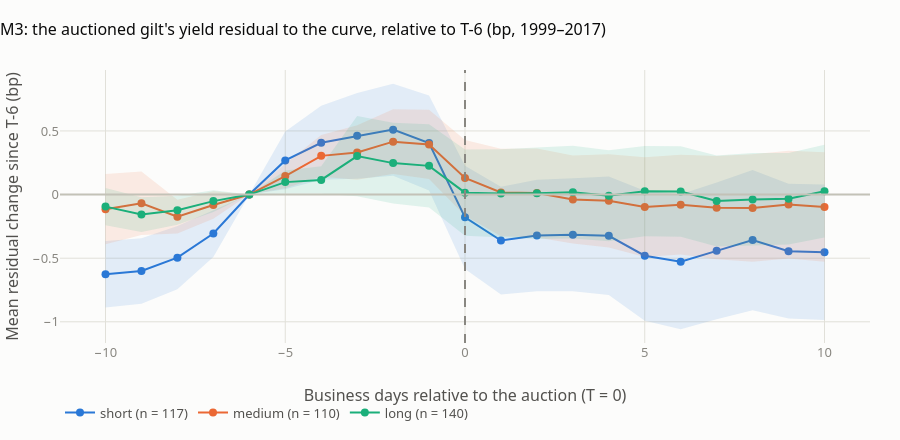

The cell this chart's notebook holds for it:
### Markdown cell above
The report versions of these tables are charts 2 and 3 in notebook 06 (`report_2_by_bucket`, `report_3_by_regime`). Below: the M3 paths by bucket, which the report shows for all auctions only.

### Code cell
order = an.BUCKETS
cb = plotting.colour_map(order)
M3P = pd.read_csv(ms.M3_PATHS_FILE).merge(A[["auction_id", "bucket"]], on="auction_id")
M3P = M3P[M3P.groupby("auction_id")["residual_bp"].transform(lambda s: s.notna().all())]     # full paths only
agg = M3P.groupby(["bucket", "k"])["residual_rel_t6_bp"].agg(mean="mean", se=lambda s: s.std() / np.sqrt(len(s)), n="size").reset_index()
title = "M3: the auctioned gilt's yield residual to the curve, relative to T-6 (bp, 1999–2017)"
fig_s, ax = plt.subplots(figsize=(10, 4.6))
ax.axhline(0, color=plotting.BASELINE, lw=1); ax.axvline(0, color=plotting.INK_MUTED, lw=1, ls="--")
for b in order:
    a = agg[agg.bucket == b]
    ax.fill_between(a.k, a["mean"] - 1.96 * a.se, a["mean"] + 1.96 * a.se, color=cb[b], alpha=0.12, lw=0)
    ax.plot(a.k, a["mean"], color=cb[b], marker="o", ms=4, label=f"{b} (n = {int(a.n.iloc[0])})")
ax.set_xticks(range(-10, 11, 2)); ax.set_xlabel("Business days relative to the auction (T = 0)")
ax.set_ylabel("Mean residual change since T-6 (bp)"); ax.set_title(title); ax.legend(title=None, loc="upper left")
fig_s.tight_layout()
fig_p = go.Figure()
for b in order:
    a = agg[agg.bucket == b]
    r_, g_, b_ = (int(cb[b][i:i + 2], 16) for i in (1, 3, 5))
    fig_p.add_trace(go.Scatter(x=np.r_[a.k, a.k[::-1]], y=np.r_[a["mean"] + 1.96 * a.se, (a["mean"] - 1.96 * a.se)[::-1]],
                               fill="toself", fillcolor=f"rgba({r_},{g_},{b_},0.12)", line=dict(width=0),
                               hoverinfo="skip", showlegend=False, legendgroup=b))
    fig_p.add_trace(go.Scatter(x=a.k, y=a["mean"], mode="lines+markers", name=f"{b} (n = {int(a.n.iloc[0])})",
                               legendgroup=b, line=dict(color=cb[b]),
                               hovertemplate="T%{x:+d}: %{y:+.2f} bp<extra>" + b + "</extra>"))
fig_p.add_hline(y=0, line_color=plotting.BASELINE); fig_p.add_vline(x=0, line_dash="dash", line_color=plotting.INK_MUTED)
fig_p.update_layout(template=plotting.PLOTLY_TEMPLATE, height=440, title=title, xaxis_title="Business days relative to the auction (T = 0)",
                    yaxis_title="Mean residual change since T-6 (bp)", legend=dict(orientation="h", y=-0.2))
plotting.save_pair("stage5_m3_paths", fig_s, fig_p)
fig_p.show()

### Figure 1 — Plotly figure (JSON) as saved in the notebook; plotly's stock layout.template omitted (floating-point values rounded to 4 significant figures)
{"data": [{"fill": "toself", "fillcolor": "rgba(42,120,214,0.12)", "hoverinfo": "skip", "legendgroup": "short", "line": {"width": 0}, "showlegend": false, "type": "scatter", "x": [-10, -9, -8, -7, -6, -5, -4, -3, -2, -1, 0, 1, 2, 3, 4, 5, 6, 7, 8, 9, 10, 10, 9, 8, 7, 6, 5, 4, 3, 2, 1, 0, -1, -2, -3, -4, -5, -6, -7, -8, -9, -10], "y": [-0.3643, -0.3438, -0.2479, -0.1225, 0.0, 0.4954, 0.6986, 0.7981, 0.8718, 0.7796, 0.2269, 0.06246, 0.116, 0.1275, 0.1412, 0.03076, 0.002501, 0.09563, 0.1935, 0.0848, 0.07959, -0.9855, -0.9741, -0.9082, -0.9804, -1.059, -0.9921, -0.7887, -0.759, -0.759, -0.7846, -0.5845, 0.03205, 0.1488, 0.1245, 0.1155, 0.04149, 0.0, -0.4901, -0.744, -0.8581, -0.8877]}, {"hovertemplate": "T%{x:+d}: %{y:+.2f} bp<extra>short</extra>", "legendgroup": "short", "line": {"color": "#2a78d6"}, "mode": "lines+markers", "name": "short (n = 117)", "type": "scatter", "x": [-10, -9, -8, -7, -6, -5, -4, -3, -2, -1, 0, 1, 2, 3, 4, 5, 6, 7, 8, 9, 10], "y": [-0.626, -0.601, -0.496, -0.3063, 0.0, 0.2684, 0.4071, 0.4613, 0.5103, 0.4058, -0.1788, -0.3611, -0.3215, -0.3158, -0.3237, -0.4806, -0.5284, -0.4424, -0.3573, -0.4447, -0.4529]}, {"fill": "toself", "fillcolor": "rgba(235,104,52,0.12)", "hoverinfo": "skip", "legendgroup": "medium", "line": {"width": 0}, "showlegend": false, "type": "scatter", "x": [-10, -9, -8, -7, -6, -5, -4, -3, -2, -1, 0, 1, 2, 3, 4, 5, 6, 7, 8, 9, 10, 10, 9, 8, 7, 6, 5, 4, 3, 2, 1, 0, -1, -2, -3, -4, -5, -6, -7, -8, -9, -10], "y": [0.1611, 0.1812, -0.04125, 0.02687, 0.0, 0.2417, 0.4678, 0.5447, 0.6697, 0.6658, 0.4285, 0.3609, 0.3627, 0.3063, 0.3178, 0.2934, 0.3123, 0.3033, 0.3162, 0.3448, 0.3327, -0.5284, -0.5028, -0.5276, -0.5085, -0.4718, -0.49, -0.4157, -0.3838, -0.3376, -0.3274, -0.1669, 0.122, 0.162, 0.1162, 0.1406, 0.04982, 0.0, -0.1904, -0.3068, -0.3171, -0.391]}, {"hovertemplate": "T%{x:+d}: %{y:+.2f} bp<extra>medium</extra>", "legendgroup": "medium", "line": {"color": "#eb6834"}, "mode": "lines+markers", "name": "medium (n = 110)", "type": "scatter", "x": [-10, -9, -8, -7, -6, -5, -4, -3, -2, -1, 0, 1, 2, 3, 4, 5, 6, 7, 8, 9, 10], "y": [-0.1149, -0.06795, -0.174, -0.08177, 0.0, 0.1457, 0.3042, 0.3304, 0.4158, 0.3939, 0.1308, 0.01674, 0.01257, -0.03875, -0.04892, -0.09832, -0.07979, -0.1026, -0.1057, -0.07899, -0.09781]}, {"fill": "toself", "fillcolor": "rgba(27,175,122,0.12)", "hoverinfo": "skip", "legendgroup": "long", "line": {"width": 0}, "showlegend": false, "type": "scatter", "x": [-10, -9, -8, -7, -6, -5, -4, -3, -2, -1, 0, 1, 2, 3, 4, 5, 6, 7, 8, 9, 10, 10, 9, 8, 7, 6, 5, 4, 3, 2, 1, 0, -1, -2, -3, -4, -5, -6, -7, -8, -9, -10], "y": [0.05102, -0.02083, -0.009941, 0.03377, 0.0, 0.1896, 0.2227, 0.6178, 0.5652, 0.5521, 0.3535, 0.3554, 0.37, 0.3832, 0.3476, 0.3815, 0.38, 0.3062, 0.3259, 0.3273, 0.3913, -0.3377, -0.3923, -0.4027, -0.4071, -0.3316, -0.3283, -0.366, -0.346, -0.3483, -0.3379, -0.3233, -0.1009, -0.0708, -0.0126, 0.007139, 0.006207, 0.0, -0.1367, -0.2371, -0.2936, -0.2403]}, {"hovertemplate": "T%{x:+d}: %{y:+.2f} bp<extra>long</extra>", "legendgroup": "long", "line": {"color": "#1baf7a"}, "mode": "lines+markers", "name": "long (n = 140)", "type": "scatter", "x": [-10, -9, -8, -7, -6, -5, -4, -3, -2, -1, 0, 1, 2, 3, 4, 5, 6, 7, 8, 9, 10], "y": [-0.09466, -0.1572, -0.1235, -0.05144, 0.0, 0.09789, 0.1149, 0.3026, 0.2472, 0.2256, 0.01505, 0.008754, 0.01082, 0.01864, -0.009202, 0.02658, 0.0242, -0.05045, -0.03839, -0.03251, 0.02678]}], "layout": {"height": 440, "legend": {"orientation": "h", "y": -0.2}, "shapes": [{"line": {"color": "#c3c2b7"}, "type": "line", "x0": 0, "x1": 1, "xref": "x domain", "y0": 0, "y1": 0, "yref": "y"}, {"line": {"color": "#898781", "dash": "dash"}, "type": "line", "x0": 0, "x1": 0, "xref": "x", "y0": 0, "y1": 1, "yref": "y domain"}], "title": {"text": "M3: the auctioned gilt's yield residual to the curve, relative to T-6 (bp, 1999–2017)"}, "xaxis": {"title": {"text": "Business days relative to the auction (T = 0)"}}, "yaxis": {"title": {"text": "Mean residual change since T-6 (bp)"}}}}
